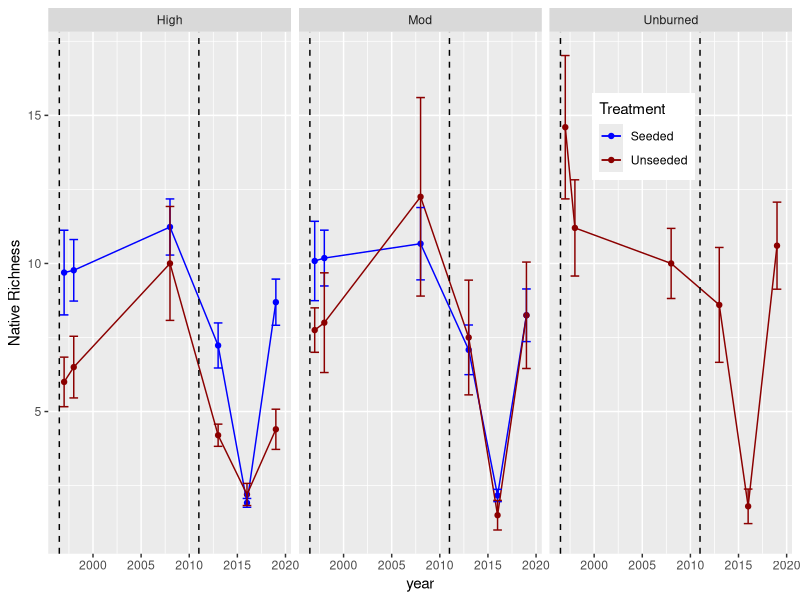
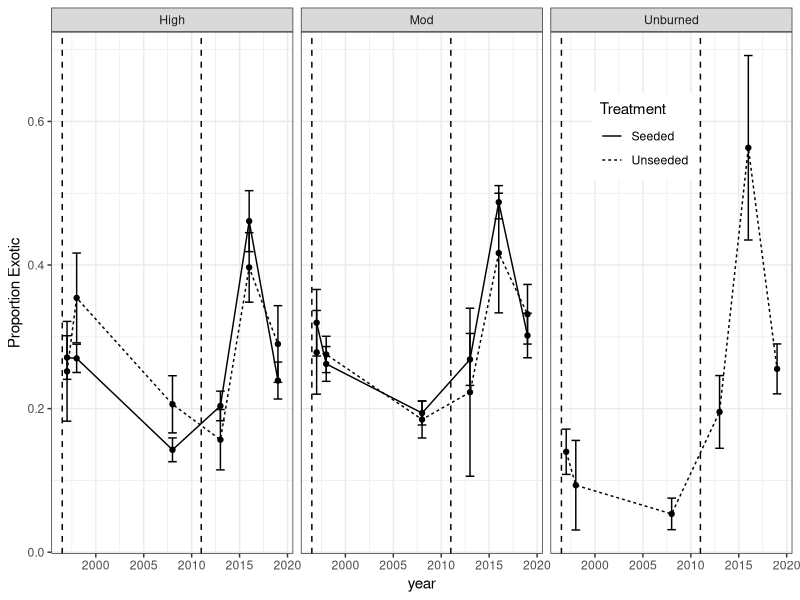
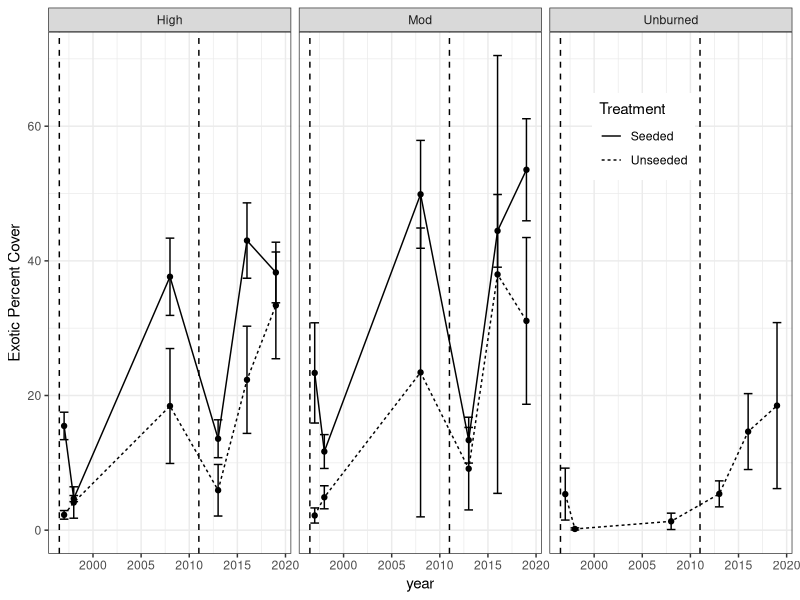
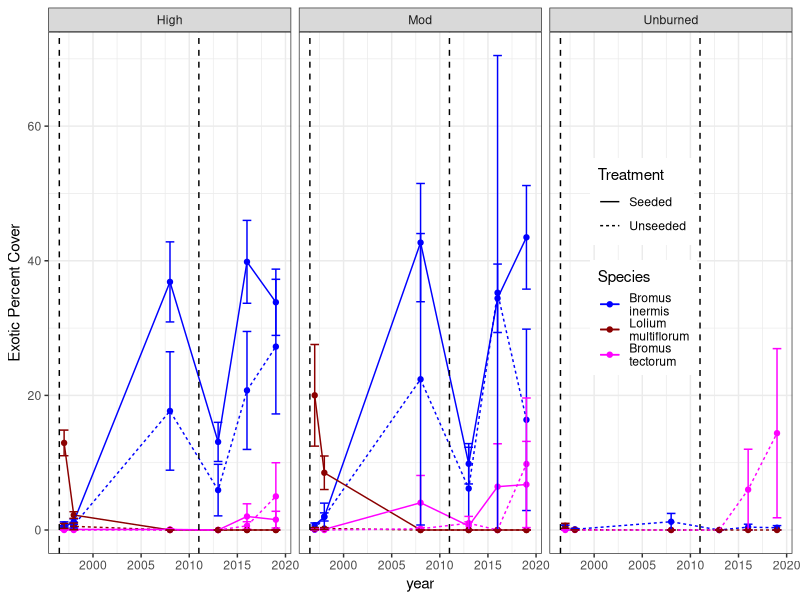
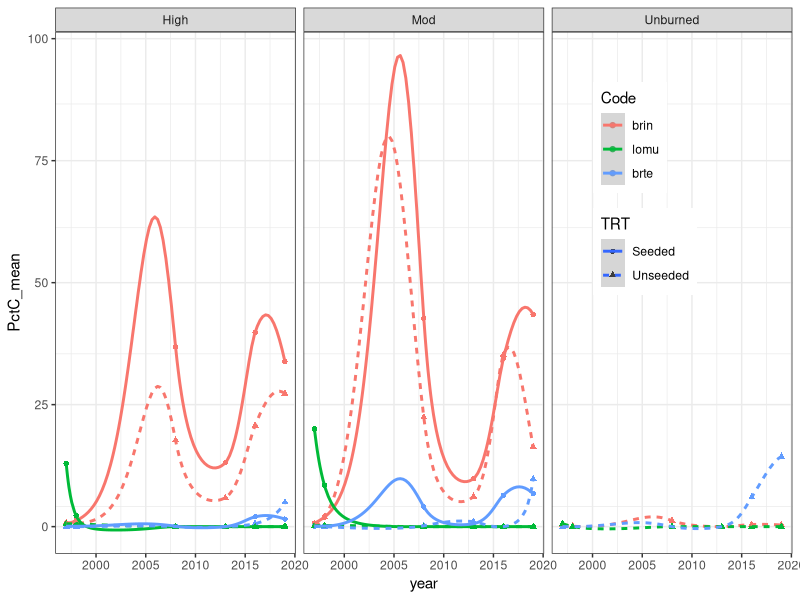
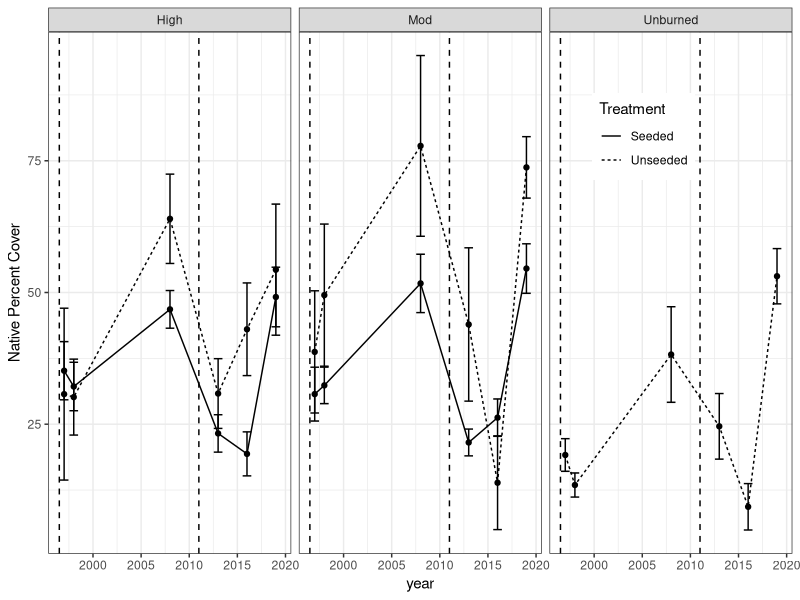
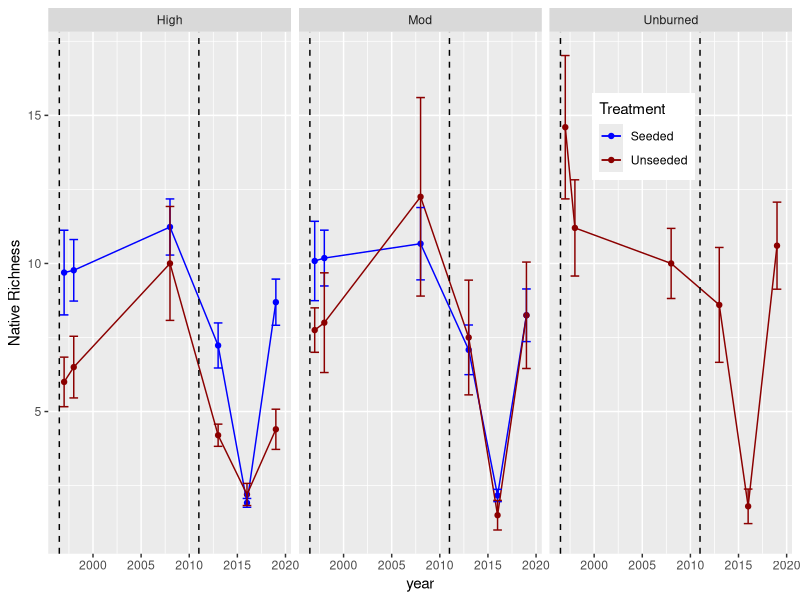
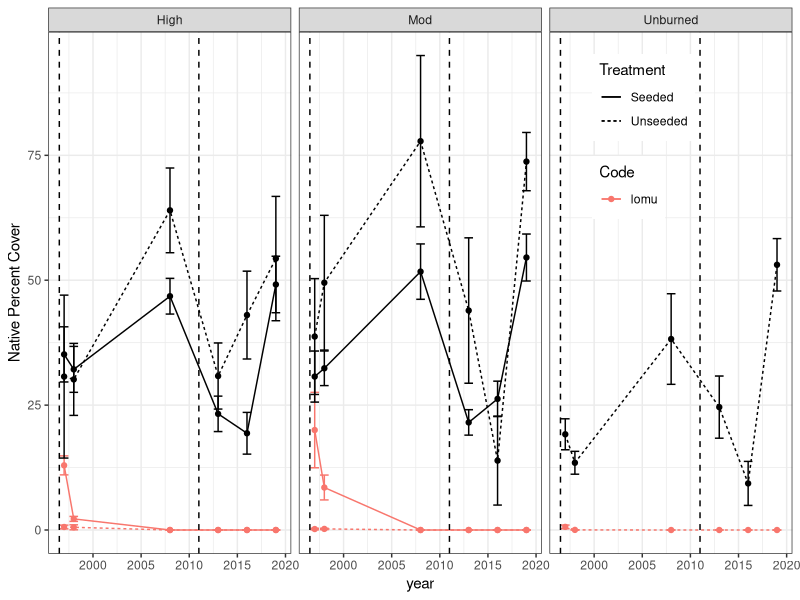

Write the R code that produced these figures, in order.

##ESA Dome code - TE copy
## modified: 1/6/19


##Process Species Attributes

library(readxl) #version 1.3.1 for read_excel()
library(dplyr) #version
library(ggplot2)
library(reshape2)
library(splines)
library(scales)
stdErr <- function(x) sqrt(var(x, na.rm = T)/length(na.exclude(x)))

####1. Data input and processing####
d_old <- read_excel("./Data/dome_invasion_data.xlsx", sheet = "data") #Old data through 2013
## use above code
d_old$Origin[d_old$Origin=="NA"] <- NA #Recode NA from text to NA
exotics <- unique(d_old$Code[which(d_old$Origin=="exotic")])
natives <- unique(d_old$Code[which(d_old$Origin=="native")])
#unk <- unique(d_old$Code[which(is.na(d_old$Origin))])
#unk_full <- unique(d_old$Full_name[which(is.na(d_old$Origin))])
d <- # took ./Data/ out; change to 2019
  read_excel("./Data/All Years 1997-2019 PermPlot-Entire.xlsx", sheet = "97-2019 EX1") 
#JTS: Why did you take out ./Data/? I need that for it to work on my computer. Is it a different syntax on a PC I wonder?
# need to change column names in excel file: add Origin; Genus/Species > Full_name; 
#JTS: Was this done?

# Species Code > Code; live/dead > Status; GF > Growth_form; Basal + canopy cm > 
# Total_cm; Total transect_cm > Transect_cm; %C > PctC
d$Origin[d$Code%in%exotics] <- "exotic" 
d$Origin[d$Code%in%natives] <- "native"
d$Transect_id <- toupper(d$Transect_id) #Uppercase for consistency
d <- d[-which(d$Transect_id=="3MBU2A"),] #Remove transect only sampled in one yr.
#d <- d[-which(d$RevBI=="Low"),] #Remove the only transect in low severity (N=1; 3LAU1)
d[which(d$Transect_id=="3LAU1"),"RevBI"] <- "Unburned" #Alternatively, lump in with "unburned"
#Investigate multiple burn severity issue:

d <- #Merge live and dead cover of a single species on a single transect|year
  d %>%
  group_by(Transect_id, year, Code) %>%
  summarise(
    RevBI = unique(RevBI), FS_BAND = unique(FS_BAND), TRT = unique(TRT),
    Full_name = unique(Full_name),
    Status = paste(Status, collapse = ''),
    Growth_form = unique(Growth_form), Origin = unique(Origin),
    Basal_cm = sum(Basal_cm), Canopy_cm = sum(Canopy_cm), 
    Total_cm = sum(Total_cm), Transect_cm = unique(Transect_cm),
    PctC = sum(PctC)#, PctB = sum(PctB) #Last one deprecated in 2016 data
    
  )

d_fs <- d[which(d$FS_BAND == "FS"),]
  

d_annual <- 
  #Remove trees from dataset because they're all native and mess up %cover
  d[-which(d$Growth_form=="T"),] %>%
  group_by(Transect_id, year) %>%
  summarise(
    RevBI = unique(RevBI),
    FS_BAND = unique(FS_BAND), 
    TRT = unique(TRT),
    PctC_exotic = sum(PctC[Origin == "exotic"], na.rm = T),
    PctC_lolium = sum(PctC[grep("Lolium",Full_name)], na.rm = T), #deprecate?
    PctC_brin = sum(PctC[grep("brin",Code)], na.rm = T), #deprecate?
    Richness_exotic = length(which(Origin=="exotic")),
    Richness_native = length(which(Origin=="native")),
    Prop_exotic = length(which(Origin=="exotic")) / 
      (length(which(Origin=="exotic")) + length(which(Origin=="native")))

  )

d_annual_fs <- d_annual[which(d_annual$FS_BAND == "FS"),]
d_fs_mean <- d_annual_fs %>%
  group_by(year,RevBI,TRT) %>%
  summarise(PctC_exotic_mean = mean(PctC_exotic), 
            PctC_exotic_se = stdErr(PctC_exotic), 
            Richness_exotic_mean = mean(Richness_exotic), 
            Richness_exotic_se = stdErr(Richness_exotic),
            Richness_native_mean = mean(Richness_native), 
            Richness_native_se = stdErr(Richness_native),
            Prop_exotic_mean = mean(Prop_exotic),
            Prop_exotic_se = stdErr(Prop_exotic),
            PctC_exotic_sig = NA, Richness_exotic_sig = NA, Prop_exotic_sig = NA)

#There are 20 unique exotics (all are found on FS land, haven't checked BAND)
unique_exotic <- 
  unique(na.exclude(d$Full_name[d$Origin=="exotic" & d$FS_BAND == "FS"]))
d_exotic <- 
  d[d$Full_name%in%unique_exotic & d$FS_BAND == "FS",]
d_exotic_stats <-
  d_exotic %>%
  group_by(Full_name) %>%
  summarize(max_PctC = max(PctC))
exotic_2main <- #Inclues BRIN, LOMU, and BRTE (which I remove below)
  c(d_exotic_stats[d_exotic_stats$max_PctC>50, "Full_name"]) [[1]]

d_exotic_2main <- 
  d_fs %>%
  group_by(Transect_id, year, RevBI,TRT) %>%
  summarise(brin = 0, lomu = 0, brte = 0) %>%
  melt(measure.vars = c("brin", "lomu", "brte"),
       variable.name = "Code", value.name = "ExtraCol") %>%
  merge(d_exotic %>%
          #filter(Full_name%in%c("Bromus inermis", "Lolium multiflorum")) %>%
          filter(Full_name%in%exotic_2main) %>%
          select(c("Transect_id", "year", "RevBI", "Code", "Full_name", "PctC")),
        by = c("Transect_id", "year", "RevBI", "Code"),
        all = TRUE)
d_exotic_2main$PctC[is.na(d_exotic_2main$PctC)] <- 0 #Add zeros
d_exotic_2main$Code = as.character(d_exotic_2main$Code) #Need for model code later

d_mean_exotic_2main <-
  d_exotic_2main %>%
  group_by(year, RevBI, TRT, Code) %>%
  summarise(PctC_mean = mean(PctC, na.rm = T),
            PctC_se = stdErr(PctC),
            PctC_sig = NA)
d_mean_exotic_2main$Code <- factor(d_mean_exotic_2main$Code, levels = c("brin", "lomu", "brte"))

####2. EDA####
#What does sampling scheme look like
t1 <-
  cbind(
    table(d_annual$Transect_id,d_annual$year),
    table(d_annual$Transect_id,d_annual$TRT),
    table(d_annual$Transect_id,d_annual$FS_BAND),
    table(d_annual$Transect_id,d_annual$RevBI)
  )
t2 <-
  cbind(
    table(d_annual$year,d_annual$TRT),
    table(d_annual$year,d_annual$FS_BAND),
    table(d_annual$year,d_annual$RevBI)
  )
#Bandelier plots sampled in 2002, FS plots sampled in 2008. Unbalanced sample.
#All Bandelier plots unseeded. Should probably be analyzed separately.
t2_fs <- 
  cbind(
    table(d_annual_fs$year,d_annual_fs$TRT),
    table(d_annual_fs$year,d_annual_fs$RevBI)
  )


####3. Analysis questions####
#Analyzing FS data only for 3.1 - 
#Assuming all plots burned at HS in Las Conchas. Need to check.
####3.1 Q1####
#How does exotic species richness change over time as a function of burn severity and seeding?

#Models
v = "Richness_native" #Can do "Richness_native" or "Richness_exotic"
for(r in 1:nrow(d_fs_mean)){
  if(d_fs_mean$RevBI[r]!="Unburned"){
    d_yr <- d_annual_fs[d_annual_fs$year == as.integer(d_fs_mean[r,"year"]) & 
                          d_annual_fs$RevBI == as.character(d_fs_mean[r,"RevBI"]),]
    d_fs_mean[r,paste(v,"sig",sep = "_")] = 
      summary(do.call("lm", list(as.formula(paste (v, "~ TRT")), data = d_yr)))$coef[2,4]
    print(summary(do.call("lm", list(as.formula(paste (v, "~ TRT")), data = d_yr))))
    if(d_fs_mean[r,"TRT"] == "Unseeded" & d_fs_mean[r,paste(v,"sig",sep = "_")]<0.05){
      d_fs_mean[r,paste(v,"symbol",sep = "_")] <- "*"
    } else d_fs_mean[r,paste(v,"symbol",sep = "_")] <- ""
  }
}

#Plot:
#pdf("./Figures/EDA/RichnessNative1.pdf",height = 4, width = 6)
ggplot(d_fs_mean) +
  geom_point(aes(x=year, y=Richness_native_mean, col = TRT)) + 
  geom_line(aes(x=year, y=Richness_native_mean, col = TRT))+
  geom_errorbar(aes(x=year, ymin = Richness_native_mean - Richness_native_se, 
                    ymax = Richness_native_mean + Richness_native_se, 
                    col = TRT))+
  scale_color_manual(values = c("blue","darkred"))+
  geom_vline(aes(xintercept = 1996.5), lty = 2) +
  geom_vline(aes(xintercept = 2011), lty = 2) +
  #geom_text(aes(x = year, y = 4, label = Richness_native_symbol), size =12) +
  facet_grid(cols=vars(RevBI)) + 
  #JTS check facet_grid error. Column missing?
  labs(col = "Treatment", y = "Native Richness") +
  theme(legend.position = c(0.8,0.8))
#dev.off()

####3.2 Q2####
#How does exotic species proportion change over time as a function of burn severity and seeding?
v = "Prop_exotic"
for(r in 1:nrow(d_fs_mean)){
  if(d_fs_mean$RevBI[r]!="Unburned"){
    d_yr <- d_annual_fs[d_annual_fs$year == as.integer(d_fs_mean[r,"year"]) & 
                          d_annual_fs$RevBI == as.character(d_fs_mean[r,"RevBI"]),]
    d_fs_mean[r,paste(v,"sig",sep = "_")] = 
      summary(do.call("lm", list(as.formula(paste (v, "~ TRT")), data = d_yr)))$coef[2,4]
    if(d_fs_mean[r,"TRT"] == "Unseeded" & d_fs_mean[r,paste(v,"sig",sep = "_")]<0.05){
      d_fs_mean[r,paste(v,"symbol",sep = "_")] <- "*"
    } else d_fs_mean[r,paste(v,"symbol",sep = "_")] <- ""
  }
}

#Plot:
#pdf("./Figures/EDA/PropExotic1.pdf", height = 4, width = 6)
ggplot(d_fs_mean) +
  geom_point(aes(x=year, y=Prop_exotic_mean, lty = TRT)) + 
  geom_line(aes(x=year, y=Prop_exotic_mean, lty = TRT))+
  geom_errorbar(aes(x=year, ymin = Prop_exotic_mean - Prop_exotic_se, 
                    ymax = Prop_exotic_mean + Prop_exotic_se #, lty = TRT
                    ))+
  #scale_color_manual(values = c("blue","darkred"))+
  geom_vline(aes(xintercept = 1996.5), lty = 2) +
  geom_vline(aes(xintercept = 2011), lty = 2) +
  geom_text(aes(x = year, y = 0.5, label = Prop_exotic_symbol), size =12) +
  facet_grid(cols=vars(RevBI)) + 
  labs(lty = "Treatment", y = "Proportion Exotic") +
  theme_bw() +
  theme(legend.position = c(0.8,0.8))
#dev.off()

####3.3 Q3####
#How does exotic species cover change over time as a function of burn severity and seeding?

#Linear models:
v = "PctC_exotic"
for(r in 1:nrow(d_fs_mean)){
  if(d_fs_mean$RevBI[r]!="Unburned"){
    d_yr <- d_annual_fs[d_annual_fs$year == as.integer(d_fs_mean[r,"year"]) & 
                          d_annual_fs$RevBI == as.character(d_fs_mean[r,"RevBI"]),]
    d_fs_mean[r,paste(v,"sig",sep = "_")] = 
      summary(do.call("lm", list(as.formula(paste (v, "~ TRT")), data = d_yr)))$coef[2,4]
    if(d_fs_mean[r,"TRT"] == "Unseeded" & d_fs_mean[r,paste(v,"sig",sep = "_")]<0.05){
      d_fs_mean[r,paste(v,"symbol",sep = "_")] <- "*"
    } else d_fs_mean[r,paste(v,"symbol",sep = "_")] <- ""
  }
}

#Plot:
#pdf("./Figures/EDA/PctCoverExotic1.pdf", height = 4, width = 6)
ggplot(d_fs_mean) +
  geom_point(aes(x=year, y=PctC_exotic_mean, lty = TRT)) + 
  geom_line(aes(x=year, y=PctC_exotic_mean, lty = TRT))+
  geom_errorbar(aes(x=year, ymin = PctC_exotic_mean - PctC_exotic_se, 
                    ymax = PctC_exotic_mean + PctC_exotic_se #,lty = 1 
                    ))+
  #scale_color_manual(values = c("blue","darkred"))+
  geom_vline(aes(xintercept = 1996.5), lty = 2) +
  geom_vline(aes(xintercept = 2011), lty = 2) +
  #geom_text(aes(x = year, y = 55, label = PctC_exotic_symbol), size =12) +
  facet_grid(cols=vars(RevBI)) + 
  labs(lty = "Treatment", y = "Exotic Percent Cover") +
  theme_bw() +
  theme(legend.position = c(0.8,0.8))
#dev.off()

####3.4 Q4####
#What are the dynamics of the invaders in the seed mix?
#Ppt said Bromus carinatus was exotic but USDA plants says native
#Focusing on Lolium perenne, Lolium multiflorum and Bromus inermis
#Story is that Loliums disappear but Bromus increases from very minimal amount
#Watch out for bromis contamination

#create exp(x)-1 transformation, the inverse of log(1+p)
#https://stackoverflow.com/questions/2777053/in-ggplot-restrict-y-to-be-0-in-loess/2782383#2782383
expm1_trans <-  function() trans_new("expm1", "expm1", "log1p")
#Need this for a plotting function below.

##2 main models
#Models
v = "PctC"
for(r in 1:nrow(d_mean_exotic_2main)){
  if(d_mean_exotic_2main$TRT[r]!="Unseeded"){
    d_yr <- d_exotic_2main[d_exotic_2main$year == as.integer(d_mean_exotic_2main[r,"year"]) & 
                             d_exotic_2main$RevBI == as.character(d_mean_exotic_2main[r,"RevBI"])& 
                             d_exotic_2main$Code == as.character(d_mean_exotic_2main[r,"Code"]),]
    #d_mean_exotic_2main[r,paste(v,"sig",sep = "_")] <- #not doing because three-way contrasts
    #  summary(do.call("lm", list(as.formula(paste (v, "~ TRT")), data = d_yr)))$coef[2,4]
    if(is.na(d_mean_exotic_2main[r,paste(v,"sig",sep = "_")])){
      d_mean_exotic_2main[r,paste(v,"sig",sep = "_")] <- 1 
      #NA value comes from same numbers in seeded/unseeded so P = 1
    }
    #print(summary(do.call("lm", list(as.formula(paste (v, "~ TRT")), data = d_yr))))
    if(d_mean_exotic_2main[r,"TRT"] == "Seeded" & 
       d_mean_exotic_2main[r,paste(v,"sig",sep = "_")]<0.05){
         d_mean_exotic_2main[r,paste(v,"symbol",sep = "_")] <- "*"
       }else d_mean_exotic_2main[r,paste(v,"symbol",sep = "_")] <- ""
  }
}


#pdf("./Figures/EDA/Cover2Main_1.pdf",width = 6, height = 4)
ggplot(d_mean_exotic_2main) +
  geom_point(aes(x=year, y=PctC_mean, col = Code)) + 
  geom_line(aes(x=year, y=PctC_mean, col = Code, lty = TRT))+
  geom_errorbar(aes(x=year, ymin = PctC_mean - PctC_se, 
                    ymax = PctC_mean + PctC_se, 
                    col = Code)) +
  #geom_text(aes(x = year, y = 60, label = PctC_symbol), size =12) +
  scale_color_manual(values = c("blue","darkred","magenta"),
                     labels = c("Bromus \ninermis","Lolium \nmultiflorum","Bromus \ntectorum"))+
  #scale_linetype_manual(values = c(1,2,0), 
  #                        labels = c("Bromus \ninermis", "Bromus \ntectorum","Lolium \nmultiflorum")) +
  geom_vline(aes(xintercept = 1996.5), lty = 2) +
  geom_vline(aes(xintercept = 2011), lty = 2) +
  #geom_text(aes(x = year, y = 100, label = PctC_symbol), size =12) +
  facet_grid(cols=vars(RevBI)) + 
  labs(lty = "Treatment", col = "Species", y = "Exotic Percent Cover") +
  theme_bw() +
  theme(legend.position = c(0.8,0.55))
#dev.off()

#pdf("./Figures/EDA/Cover2Main_1.pdf")
ggplot(d_mean_exotic_2main) +
  geom_point(aes(x = year, y = PctC_mean, col = Code, pch = TRT)) +
  geom_smooth(aes(x = year, y = PctC_mean, col = Code, lty = TRT)) + 
  scale_y_continuous(trans = "log1p") +
  coord_trans(y = expm1_trans())+
  facet_grid(cols = vars(RevBI)) + 
  theme_bw() +
  #lims(y = c(0,50)) +
  theme(legend.position = c(0.8,0.7))
#dev.off()



### TE edits (some basic exploration) - plots, no models ###

## How does native percent cover change over time? (perhaps alongside lolium/brin) 

## must add percent cover of natives to dataset

d_annual_2 <- 
  #Remove trees from dataset because they're all native and mess up %cover
  d[-which(d$Growth_form=="T"),] %>%
  group_by(Transect_id, year) %>%
  summarise(
    RevBI = unique(RevBI),
    FS_BAND = unique(FS_BAND), 
    TRT = unique(TRT),
    PctC_exotic = sum(PctC[Origin == "exotic"], na.rm = T),
    PctC_lolium = sum(PctC[grep("Lolium",Full_name)], na.rm = T), #deprecate?
    PctC_brin = sum(PctC[grep("brin",Code)], na.rm = T), #deprecate?
    PctC_native = sum(PctC[Origin == "native"], na.rm = T), #add in native cover
    Richness_exotic = length(which(Origin=="exotic")),
    Richness_native = length(which(Origin=="native")),
    Prop_exotic = length(which(Origin=="exotic")) / 
      (length(which(Origin=="exotic")) + length(which(Origin=="native")))
    
  )
## adjust dataset to include FS land only and summarize by mean

d_annual_fs_2 <- d_annual_2[which(d_annual$FS_BAND == "FS"),]
d_fs_mean_2 <- d_annual_fs_2 %>%
  group_by(year,RevBI,TRT) %>%
  summarise(PctC_exotic_mean = mean(PctC_exotic), 
            PctC_exotic_se = stdErr(PctC_exotic), 
            PctC_native_mean = mean(PctC_native),
            PctC_native_se = stdErr(PctC_native),
            Richness_exotic_mean = mean(Richness_exotic), 
            Richness_exotic_se = stdErr(Richness_exotic),
            Richness_native_mean = mean(Richness_native), 
            Richness_native_se = stdErr(Richness_native),
            Prop_exotic_mean = mean(Prop_exotic),
            Prop_exotic_se = stdErr(Prop_exotic),
            PctC_exotic_sig = NA, Richness_exotic_sig = NA, Prop_exotic_sig = NA)

## add in graph of native cover over time
#Plot:
ggplot(d_fs_mean_2) +
  geom_point(aes(x=year, y=PctC_native_mean, lty = TRT)) + 
  geom_line(aes(x=year, y=PctC_native_mean, lty = TRT))+
  geom_errorbar(aes(x=year, ymin = PctC_native_mean - PctC_native_se, 
                    ymax = PctC_native_mean + PctC_native_se #,lty = 1 
  ))+
  #scale_color_manual(values = c("blue","darkred"))+
  geom_vline(aes(xintercept = 1996.5), lty = 2) +
  geom_vline(aes(xintercept = 2011), lty = 2) +
  #geom_text(aes(x = year, y = 55, label = PctC_exotic_symbol), size =12) +
  facet_grid(cols=vars(RevBI)) + 
  labs(lty = "Treatment", y = "Native Percent Cover") +
  theme_bw() +
  theme(legend.position = c(0.8,0.8))
#dev.off()
#!! native PC up in 2019 - exotic cover down in some instances so they may be outcompeting
#!! but 2019 had many more natives ID'd, so that may affect PC
#!! cover in general is increasing post 2011 fire


## plot native richness over time 

ggplot(d_fs_mean) +
  geom_point(aes(x=year, y=Richness_native_mean, col = TRT)) + 
  geom_line(aes(x=year, y=Richness_native_mean, col = TRT))+
  geom_errorbar(aes(x=year, ymin = Richness_native_mean - Richness_native_se, 
                    ymax = Richness_native_mean + Richness_native_se, 
                    col = TRT))+
  scale_color_manual(values = c("blue","darkred"))+
  geom_vline(aes(xintercept = 1996.5), lty = 2) +
  geom_vline(aes(xintercept = 2011), lty = 2) +
  #geom_text(aes(x = year, y = 4, label = Richness_native_symbol), size =12) +
  facet_grid(cols=vars(RevBI)) + 
  labs(col = "Treatment", y = "Native Richness") +
  theme(legend.position = c(0.8,0.8))
#!! increase of native richness in 2019 - we counted many more natives in the field
#!! are there more species coming up post-fire? post a good precip year??
#!! OR did the crew in 2015 just have more unknown natives!
#!! BIG question


## plot lolium cover on native graph

d_mean_exotic_2main %>%
  filter(Code == "lomu") %>%
  ggplot() +
  geom_point(aes(x=year, y=PctC_mean, col = Code)) + 
  geom_line(aes(x=year, y=PctC_mean, col = Code, lty = TRT))+
  geom_errorbar(aes(x=year, ymin = PctC_mean - PctC_se, 
                    ymax = PctC_mean + PctC_se, 
                    col = Code)) + 
  geom_point(data = d_fs_mean_2, aes(x=year, y=PctC_native_mean, lty = TRT)) + 
  geom_line(data = d_fs_mean_2, aes(x=year, y=PctC_native_mean, lty = TRT))+
  geom_errorbar(data = d_fs_mean_2, aes(x=year, ymin = PctC_native_mean - PctC_native_se, 
                    ymax = PctC_native_mean + PctC_native_se #,lty = 1 
  ))+
  #scale_color_manual(values = c("blue","darkred"))+
  geom_vline(aes(xintercept = 1996.5), lty = 2) +
  geom_vline(aes(xintercept = 2011), lty = 2) +
  #geom_text(aes(x = year, y = 55, label = PctC_exotic_symbol), size =12) +
  facet_grid(cols=vars(RevBI)) + 
  labs(lty = "Treatment", y = "Native Percent Cover") +
  theme_bw() +
  theme(legend.position = c(0.8,0.8))
#!!! lolium cover decreases to 0 through the decade, was higher when native cover low

## plot brin cover on native graph
d_mean_exotic_2main %>%
  filter(Code == "brin") %>%
  ggplot() +
  geom_point(aes(x=year, y=PctC_mean, col = Code)) + 
  geom_line(aes(x=year, y=PctC_mean, col = Code, lty = TRT))+
  geom_errorbar(aes(x=year, ymin = PctC_mean - PctC_se, 
                    ymax = PctC_mean + PctC_se, 
                    col = Code)) + 
  geom_point(data = d_fs_mean_2, aes(x=year, y=PctC_native_mean, lty = TRT)) + 
  geom_line(data = d_fs_mean_2, aes(x=year, y=PctC_native_mean, lty = TRT))+
  geom_errorbar(data = d_fs_mean_2, aes(x=year, ymin = PctC_native_mean - PctC_native_se, 
                                        ymax = PctC_native_mean + PctC_native_se #,lty = 1 
  ))+
  #scale_color_manual(values = c("blue","darkred"))+
  geom_vline(aes(xintercept = 1996.5), lty = 2) +
  geom_vline(aes(xintercept = 2011), lty = 2) +
  #geom_text(aes(x = year, y = 55, label = PctC_exotic_symbol), size =12) +
  facet_grid(cols=vars(RevBI)) + 
  labs(lty = "Treatment", y = "Native Percent Cover") +
  theme_bw() +
  theme(legend.position = c(0.8,0.8))
#!!! not much info given, overall cover for natives and brin increases in 2007
#!!! decreases post 2011 fire 

